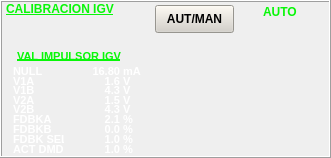
  <widget class="QFrame" name="FrCalIGV_1">
   <property name="geometry">
    <rect>
     <x>350</x>
     <y>40</y>
     <width>331</width>
     <height>158</height>
    </rect>
   </property>
   <property name="styleSheet">
    <string notr="true">border-top-color: rgb(255, 255, 255);</string>
   </property>
   <property name="frameShape">
    <enum>QFrame::Box</enum>
   </property>
   <property name="frameShadow">
    <enum>QFrame::Raised</enum>
   </property>
   <property name="lineWidth">
    <number>1</number>
   </property>
   <widget class="QLabel" name="lbIGVT_1">
    <property name="geometry">
     <rect>
      <x>6</x>
      <y>3</y>
      <width>121</width>
      <height>12</height>
     </rect>
    </property>
    <property name="font">
     <font>
      <pointsize>9</pointsize>
      <weight>75</weight>
      <bold>true</bold>
      <underline>true</underline>
     </font>
    </property>
    <property name="layoutDirection">
     <enum>Qt::LeftToRight</enum>
    </property>
    <property name="styleSheet">
     <string notr="true">color: rgb(8, 247, 8);
background-color: rgba(255, 255, 255, 0);</string>
    </property>
    <property name="text">
     <string>CALIBRACIÓN IGV</string>
    </property>
   </widget>
   <widget class="QLabel" name="lbAutoIGV">
    <property name="geometry">
     <rect>
      <x>263</x>
      <y>4</y>
      <width>41</width>
      <height>16</height>
     </rect>
    </property>
    <property name="font">
     <font>
      <pointsize>9</pointsize>
      <weight>75</weight>
      <bold>true</bold>
      <underline>false</underline>
     </font>
    </property>
    <property name="layoutDirection">
     <enum>Qt::LeftToRight</enum>
    </property>
    <property name="styleSheet">
     <string notr="true">color: rgb(8, 247, 8);
background-color: rgba(255, 255, 255, 0);</string>
    </property>
    <property name="text">
     <string>AUTO</string>
    </property>
   </widget>
   <widget class="QPushButton" name="btnAUTIGV">
    <property name="geometry">
     <rect>
      <x>155</x>
      <y>5</y>
      <width>79</width>
      <height>28</height>
     </rect>
    </property>
    <property name="font">
     <font>
      <pointsize>9</pointsize>
      <weight>75</weight>
      <bold>true</bold>
     </font>
    </property>
    <property name="styleSheet">
     <string notr="true">background-color: rgb(212, 208, 200);</string>
    </property>
    <property name="text">
     <string>AUT/MAN</string>
    </property>
   </widget>
   <widget class="QLabel" name="lbVIGV_2">
    <property name="geometry">
     <rect>
      <x>17</x>
      <y>48</y>
      <width>121</width>
      <height>16</height>
     </rect>
    </property>
    <property name="font">
     <font>
      <pointsize>8</pointsize>
      <weight>75</weight>
      <bold>true</bold>
      <underline>true</underline>
     </font>
    </property>
    <property name="layoutDirection">
     <enum>Qt::LeftToRight</enum>
    </property>
    <property name="styleSheet">
     <string notr="true">background-color: rgba(255, 255, 255, 0);
color: rgb(8, 247, 8);</string>
    </property>
    <property name="text">
     <string>VAL IMPULSOR IGV</string>
    </property>
   </widget>
   <widget class="QLabel" name="lbImpIGVT_1">
    <property name="geometry">
     <rect>
      <x>13</x>
      <y>63</y>
      <width>41</width>
      <height>16</height>
     </rect>
    </property>
    <property name="font">
     <font>
      <pointsize>8</pointsize>
      <weight>75</weight>
      <bold>true</bold>
      <underline>false</underline>
     </font>
    </property>
    <property name="layoutDirection">
     <enum>Qt::LeftToRight</enum>
    </property>
    <property name="styleSheet">
     <string notr="true">background-color: rgba(255, 255, 255, 0);
color: rgb(255, 255, 255);</string>
    </property>
    <property name="text">
     <string>NULL</string>
    </property>
   </widget>
   <widget class="QLabel" name="lbImpIGV_1">
    <property name="geometry">
     <rect>
      <x>59</x>
      <y>63</y>
      <width>61</width>
      <height>16</height>
     </rect>
    </property>
    <property name="font">
     <font>
      <pointsize>8</pointsize>
      <weight>75</weight>
      <bold>true</bold>
      <underline>false</underline>
     </font>
    </property>
    <property name="layoutDirection">
     <enum>Qt::LeftToRight</enum>
    </property>
    <property name="styleSheet">
     <string notr="true">background-color: rgba(255, 255, 255, 0);
color: rgb(255, 255, 255);</string>
    </property>
    <property name="text">
     <string>16.80</string>
    </property>
    <property name="alignment">
     <set>Qt::AlignRight|Qt::AlignTrailing|Qt::AlignVCenter</set>
    </property>
   </widget>
   <widget class="QLabel" name="lbImpIGVU_1">
    <property name="geometry">
     <rect>
      <x>123</x>
      <y>63</y>
      <width>41</width>
      <height>16</height>
     </rect>
    </property>
    <property name="font">
     <font>
      <pointsize>8</pointsize>
      <weight>75</weight>
      <bold>true</bold>
      <underline>false</underline>
     </font>
    </property>
    <property name="layoutDirection">
     <enum>Qt::LeftToRight</enum>
    </property>
    <property name="styleSheet">
     <string notr="true">background-color: rgba(255, 255, 255, 0);
color: rgb(255, 255, 255);</string>
    </property>
    <property name="text">
     <string>mA</string>
    </property>
   </widget>
   <widget class="QLabel" name="lbImpIGVT_2">
    <property name="geometry">
     <rect>
      <x>13</x>
      <y>73</y>
      <width>41</width>
      <height>16</height>
     </rect>
    </property>
    <property name="font">
     <font>
      <pointsize>8</pointsize>
      <weight>75</weight>
      <bold>true</bold>
      <underline>false</underline>
     </font>
    </property>
    <property name="layoutDirection">
     <enum>Qt::LeftToRight</enum>
    </property>
    <property name="styleSheet">
     <string notr="true">background-color: rgba(255, 255, 255, 0);
color: rgb(255, 255, 255);</string>
    </property>
    <property name="text">
     <string>V1A</string>
    </property>
   </widget>
   <widget class="QLabel" name="lbImpIGV_2">
    <property name="geometry">
     <rect>
      <x>59</x>
      <y>73</y>
      <width>61</width>
      <height>16</height>
     </rect>
    </property>
    <property name="font">
     <font>
      <pointsize>8</pointsize>
      <weight>75</weight>
      <bold>true</bold>
      <underline>false</underline>
     </font>
    </property>
    <property name="layoutDirection">
     <enum>Qt::LeftToRight</enum>
    </property>
    <property name="styleSheet">
     <string notr="true">background-color: rgba(255, 255, 255, 0);
color: rgb(255, 255, 255);</string>
    </property>
    <property name="text">
     <string>1.6</string>
    </property>
    <property name="alignment">
     <set>Qt::AlignRight|Qt::AlignTrailing|Qt::AlignVCenter</set>
    </property>
   </widget>
   <widget class="QLabel" name="lbImpIGVU_2">
    <property name="geometry">
     <rect>
      <x>123</x>
      <y>73</y>
      <width>41</width>
      <height>16</height>
     </rect>
    </property>
    <property name="font">
     <font>
      <pointsize>8</pointsize>
      <weight>75</weight>
      <bold>true</bold>
      <underline>false</underline>
     </font>
    </property>
    <property name="layoutDirection">
     <enum>Qt::LeftToRight</enum>
    </property>
    <property name="styleSheet">
     <string notr="true">background-color: rgba(255, 255, 255, 0);
color: rgb(255, 255, 255);</string>
    </property>
    <property name="text">
     <string>V</string>
    </property>
   </widget>
   <widget class="QLabel" name="lbImpIGVT_3">
    <property name="geometry">
     <rect>
      <x>13</x>
      <y>82</y>
      <width>41</width>
      <height>16</height>
     </rect>
    </property>
    <property name="font">
     <font>
      <pointsize>8</pointsize>
      <weight>75</weight>
      <bold>true</bold>
      <underline>false</underline>
     </font>
    </property>
    <property name="layoutDirection">
     <enum>Qt::LeftToRight</enum>
    </property>
    <property name="styleSheet">
     <string notr="true">background-color: rgba(255, 255, 255, 0);
color: rgb(255, 255, 255);</string>
    </property>
    <property name="text">
     <string>V1B</string>
    </property>
   </widget>
   <widget class="QLabel" name="lbImpIGV_3">
    <property name="geometry">
     <rect>
      <x>59</x>
      <y>82</y>
      <width>61</width>
      <height>16</height>
     </rect>
    </property>
    <property name="font">
     <font>
      <pointsize>8</pointsize>
      <weight>75</weight>
      <bold>true</bold>
      <underline>false</underline>
     </font>
    </property>
    <property name="layoutDirection">
     <enum>Qt::LeftToRight</enum>
    </property>
    <property name="styleSheet">
     <string notr="true">background-color: rgba(255, 255, 255, 0);
color: rgb(255, 255, 255);</string>
    </property>
    <property name="text">
     <string>4.3</string>
    </property>
    <property name="alignment">
     <set>Qt::AlignRight|Qt::AlignTrailing|Qt::AlignVCenter</set>
    </property>
   </widget>
   <widget class="QLabel" name="lbImpIGVU_3">
    <property name="geometry">
     <rect>
      <x>123</x>
      <y>82</y>
      <width>41</width>
      <height>16</height>
     </rect>
    </property>
    <property name="font">
     <font>
      <pointsize>8</pointsize>
      <weight>75</weight>
      <bold>true</bold>
      <underline>false</underline>
     </font>
    </property>
    <property name="layoutDirection">
     <enum>Qt::LeftToRight</enum>
    </property>
    <property name="styleSheet">
     <string notr="true">background-color: rgba(255, 255, 255, 0);
color: rgb(255, 255, 255);</string>
    </property>
    <property name="text">
     <string>V</string>
    </property>
   </widget>
   <widget class="QLabel" name="lbIMPIGVU_4">
    <property name="geometry">
     <rect>
      <x>123</x>
      <y>92</y>
      <width>41</width>
      <height>16</height>
     </rect>
    </property>
    <property name="font">
     <font>
      <pointsize>8</pointsize>
      <weight>75</weight>
      <bold>true</bold>
      <underline>false</underline>
     </font>
    </property>
    <property name="layoutDirection">
     <enum>Qt::LeftToRight</enum>
    </property>
    <property name="styleSheet">
     <string notr="true">background-color: rgba(255, 255, 255, 0);
color: rgb(255, 255, 255);</string>
    </property>
    <property name="text">
     <string>V</string>
    </property>
   </widget>
   <widget class="QLabel" name="lbIMIGV_4">
    <property name="geometry">
     <rect>
      <x>59</x>
      <y>92</y>
      <width>61</width>
      <height>16</height>
     </rect>
    </property>
    <property name="font">
     <font>
      <pointsize>8</pointsize>
      <weight>75</weight>
      <bold>true</bold>
      <underline>false</underline>
     </font>
    </property>
    <property name="layoutDirection">
     <enum>Qt::LeftToRight</enum>
    </property>
    <property name="styleSheet">
     <string notr="true">background-color: rgba(255, 255, 255, 0);
color: rgb(255, 255, 255);</string>
    </property>
    <property name="text">
     <string>1.5</string>
    </property>
    <property name="alignment">
     <set>Qt::AlignRight|Qt::AlignTrailing|Qt::AlignVCenter</set>
    </property>
   </widget>
   <widget class="QLabel" name="lbIMPIGVT_4">
    <property name="geometry">
     <rect>
      <x>13</x>
      <y>92</y>
      <width>41</width>
      <height>16</height>
     </rect>
    </property>
    <property name="font">
     <font>
      <pointsize>8</pointsize>
      <weight>75</weight>
      <bold>true</bold>
      <underline>false</underline>
     </font>
    </property>
    <property name="layoutDirection">
     <enum>Qt::LeftToRight</enum>
    </property>
    <property name="styleSheet">
     <string notr="true">background-color: rgba(255, 255, 255, 0);
color: rgb(255, 255, 255);</string>
    </property>
    <property name="text">
     <string>V2A</string>
    </property>
   </widget>
   <widget class="QLabel" name="lbIMPIGVT_5">
    <property name="geometry">
     <rect>
      <x>13</x>
      <y>101</y>
      <width>41</width>
      <height>16</height>
     </rect>
    </property>
    <property name="font">
     <font>
      <pointsize>8</pointsize>
      <weight>75</weight>
      <bold>true</bold>
      <underline>false</underline>
     </font>
    </property>
    <property name="layoutDirection">
     <enum>Qt::LeftToRight</enum>
    </property>
    <property name="styleSheet">
     <string notr="true">background-color: rgba(255, 255, 255, 0);
color: rgb(255, 255, 255);</string>
    </property>
    <property name="text">
     <string>V2B</string>
    </property>
   </widget>
   <widget class="QLabel" name="lbIMPIGV_5">
    <property name="geometry">
     <rect>
      <x>59</x>
      <y>101</y>
      <width>61</width>
      <height>16</height>
     </rect>
    </property>
    <property name="font">
     <font>
      <pointsize>8</pointsize>
      <weight>75</weight>
      <bold>true</bold>
      <underline>false</underline>
     </font>
    </property>
    <property name="layoutDirection">
     <enum>Qt::LeftToRight</enum>
    </property>
    <property name="styleSheet">
     <string notr="true">background-color: rgba(255, 255, 255, 0);
color: rgb(255, 255, 255);</string>
    </property>
    <property name="text">
     <string>4.3</string>
    </property>
    <property name="alignment">
     <set>Qt::AlignRight|Qt::AlignTrailing|Qt::AlignVCenter</set>
    </property>
   </widget>
   <widget class="QLabel" name="lbIMPIGVU_5">
    <property name="geometry">
     <rect>
      <x>123</x>
      <y>101</y>
      <width>41</width>
      <height>16</height>
     </rect>
    </property>
    <property name="font">
     <font>
      <pointsize>8</pointsize>
      <weight>75</weight>
      <bold>true</bold>
      <underline>false</underline>
     </font>
    </property>
    <property name="layoutDirection">
     <enum>Qt::LeftToRight</enum>
    </property>
    <property name="styleSheet">
     <string notr="true">background-color: rgba(255, 255, 255, 0);
color: rgb(255, 255, 255);</string>
    </property>
    <property name="text">
     <string>V</string>
    </property>
   </widget>
   <widget class="QLabel" name="lbIMPIGVT_6">
    <property name="geometry">
     <rect>
      <x>13</x>
      <y>111</y>
      <width>41</width>
      <height>16</height>
     </rect>
    </property>
    <property name="font">
     <font>
      <pointsize>8</pointsize>
      <weight>75</weight>
      <bold>true</bold>
      <underline>false</underline>
     </font>
    </property>
    <property name="layoutDirection">
     <enum>Qt::LeftToRight</enum>
    </property>
    <property name="styleSheet">
     <string notr="true">background-color: rgba(255, 255, 255, 0);
color: rgb(255, 255, 255);</string>
    </property>
    <property name="text">
     <string>FDBKA</string>
    </property>
   </widget>
   <widget class="QLabel" name="lbIMPIGV_6">
    <property name="geometry">
     <rect>
      <x>59</x>
      <y>111</y>
      <width>61</width>
      <height>16</height>
     </rect>
    </property>
    <property name="font">
     <font>
      <pointsize>8</pointsize>
      <weight>75</weight>
      <bold>true</bold>
      <underline>false</underline>
     </font>
    </property>
    <property name="layoutDirection">
     <enum>Qt::LeftToRight</enum>
    </property>
    <property name="styleSheet">
     <string notr="true">background-color: rgba(255, 255, 255, 0);
color: rgb(255, 255, 255);</string>
    </property>
    <property name="text">
     <string>2.1</string>
    </property>
    <property name="alignment">
     <set>Qt::AlignRight|Qt::AlignTrailing|Qt::AlignVCenter</set>
    </property>
   </widget>
   <widget class="QLabel" name="lbIMPIGVU_6">
    <property name="geometry">
     <rect>
      <x>123</x>
      <y>111</y>
      <width>41</width>
      <height>16</height>
     </rect>
    </property>
    <property name="font">
     <font>
      <pointsize>8</pointsize>
      <weight>75</weight>
      <bold>true</bold>
      <underline>false</underline>
     </font>
    </property>
    <property name="layoutDirection">
     <enum>Qt::LeftToRight</enum>
    </property>
    <property name="styleSheet">
     <string notr="true">background-color: rgba(255, 255, 255, 0);
color: rgb(255, 255, 255);</string>
    </property>
    <property name="text">
     <string>%</string>
    </property>
   </widget>
   <widget class="QLabel" name="lbIMPIGVT_7">
    <property name="geometry">
     <rect>
      <x>13</x>
      <y>121</y>
      <width>41</width>
      <height>16</height>
     </rect>
    </property>
    <property name="font">
     <font>
      <pointsize>8</pointsize>
      <weight>75</weight>
      <bold>true</bold>
      <underline>false</underline>
     </font>
    </property>
    <property name="layoutDirection">
     <enum>Qt::LeftToRight</enum>
    </property>
    <property name="styleSheet">
     <string notr="true">background-color: rgba(255, 255, 255, 0);
color: rgb(255, 255, 255);</string>
    </property>
    <property name="text">
     <string>FDBKB</string>
    </property>
   </widget>
   <widget class="QLabel" name="lbIMPIGV_7">
    <property name="geometry">
     <rect>
      <x>59</x>
      <y>121</y>
      <width>61</width>
      <height>16</height>
     </rect>
    </property>
    <property name="font">
     <font>
      <pointsize>8</pointsize>
      <weight>75</weight>
      <bold>true</bold>
      <underline>false</underline>
     </font>
    </property>
    <property name="layoutDirection">
     <enum>Qt::LeftToRight</enum>
    </property>
    <property name="styleSheet">
     <string notr="true">background-color: rgba(255, 255, 255, 0);
color: rgb(255, 255, 255);</string>
    </property>
    <property name="text">
     <string>0.0</string>
    </property>
    <property name="alignment">
     <set>Qt::AlignRight|Qt::AlignTrailing|Qt::AlignVCenter</set>
    </property>
   </widget>
   <widget class="QLabel" name="lbIMPIGVU_7">
    <property name="geometry">
     <rect>
      <x>123</x>
      <y>121</y>
      <width>41</width>
      <height>16</height>
     </rect>
    </property>
    <property name="font">
     <font>
      <pointsize>8</pointsize>
      <weight>75</weight>
      <bold>true</bold>
      <underline>false</underline>
     </font>
    </property>
    <property name="layoutDirection">
     <enum>Qt::LeftToRight</enum>
    </property>
    <property name="styleSheet">
     <string notr="true">background-color: rgba(255, 255, 255, 0);
color: rgb(255, 255, 255);</string>
    </property>
    <property name="text">
     <string>%</string>
    </property>
   </widget>
   <widget class="QLabel" name="lbIMPIGVT_8">
    <property name="geometry">
     <rect>
      <x>13</x>
      <y>131</y>
      <width>51</width>
      <height>16</height>
     </rect>
    </property>
    <property name="font">
     <font>
      <pointsize>8</pointsize>
      <weight>75</weight>
      <bold>true</bold>
      <underline>false</underline>
     </font>
    </property>
    <property name="layoutDirection">
     <enum>Qt::LeftToRight</enum>
    </property>
    <property name="styleSheet">
     <string notr="true">background-color: rgba(255, 255, 255, 0);
color: rgb(255, 255, 255);</string>
    </property>
    <property name="text">
     <string>FDBK SEL</string>
    </property>
   </widget>
   <widget class="QLabel" name="lbIMPIGV_8">
    <property name="geometry">
     <rect>
      <x>59</x>
      <y>131</y>
      <width>61</width>
      <height>16</height>
     </rect>
    </property>
    <property name="font">
     <font>
      <pointsize>8</pointsize>
      <weight>75</weight>
      <bold>true</bold>
      <underline>false</underline>
     </font>
    </property>
    <property name="layoutDirection">
     <enum>Qt::LeftToRight</enum>
    </property>
    <property name="styleSheet">
     <string notr="true">background-color: rgba(255, 255, 255, 0);
color: rgb(255, 255, 255);</string>
    </property>
    <property name="text">
     <string>1.0</string>
    </property>
    <property name="alignment">
     <set>Qt::AlignRight|Qt::AlignTrailing|Qt::AlignVCenter</set>
    </property>
   </widget>
   <widget class="QLabel" name="lbIMPIGVU_8">
    <property name="geometry">
     <rect>
      <x>123</x>
      <y>131</y>
      <width>41</width>
      <height>16</height>
     </rect>
    </property>
    <property name="font">
     <font>
      <pointsize>8</pointsize>
      <weight>75</weight>
      <bold>true</bold>
      <underline>false</underline>
     </font>
    </property>
    <property name="layoutDirection">
     <enum>Qt::LeftToRight</enum>
    </property>
    <property name="styleSheet">
     <string notr="true">background-color: rgba(255, 255, 255, 0);
color: rgb(255, 255, 255);</string>
    </property>
    <property name="text">
     <string>%</string>
    </property>
   </widget>
   <widget class="QLabel" name="lbIMPIGVT_9">
    <property name="geometry">
     <rect>
      <x>13</x>
      <y>141</y>
      <width>51</width>
      <height>16</height>
     </rect>
    </property>
    <property name="font">
     <font>
      <pointsize>8</pointsize>
      <weight>75</weight>
      <bold>true</bold>
      <underline>false</underline>
     </font>
    </property>
    <property name="layoutDirection">
     <enum>Qt::LeftToRight</enum>
    </property>
    <property name="styleSheet">
     <string notr="true">background-color: rgba(255, 255, 255, 0);
color: rgb(255, 255, 255);</string>
    </property>
    <property name="text">
     <string>ACT DMD</string>
    </property>
   </widget>
   <widget class="QLabel" name="lbIMPIGV_9">
    <property name="geometry">
     <rect>
      <x>59</x>
      <y>141</y>
      <width>61</width>
      <height>16</height>
     </rect>
    </property>
    <property name="font">
     <font>
      <pointsize>8</pointsize>
      <weight>75</weight>
      <bold>true</bold>
      <underline>false</underline>
     </font>
    </property>
    <property name="layoutDirection">
     <enum>Qt::LeftToRight</enum>
    </property>
    <property name="styleSheet">
     <string notr="true">background-color: rgba(255, 255, 255, 0);
color: rgb(255, 255, 255);</string>
    </property>
    <property name="text">
     <string>1.0</string>
    </property>
    <property name="alignment">
     <set>Qt::AlignRight|Qt::AlignTrailing|Qt::AlignVCenter</set>
    </property>
   </widget>
   <widget class="QLabel" name="lbIMPIGVU_9">
    <property name="geometry">
     <rect>
      <x>123</x>
      <y>141</y>
      <width>41</width>
      <height>16</height>
     </rect>
    </property>
    <property name="font">
     <font>
      <pointsize>8</pointsize>
      <weight>75</weight>
      <bold>true</bold>
      <underline>false</underline>
     </font>
    </property>
    <property name="layoutDirection">
     <enum>Qt::LeftToRight</enum>
    </property>
    <property name="styleSheet">
     <string notr="true">background-color: rgba(255, 255, 255, 0);
color: rgb(255, 255, 255);</string>
    </property>
    <property name="text">
     <string>%</string>
    </property>
   </widget>
  </widget>
